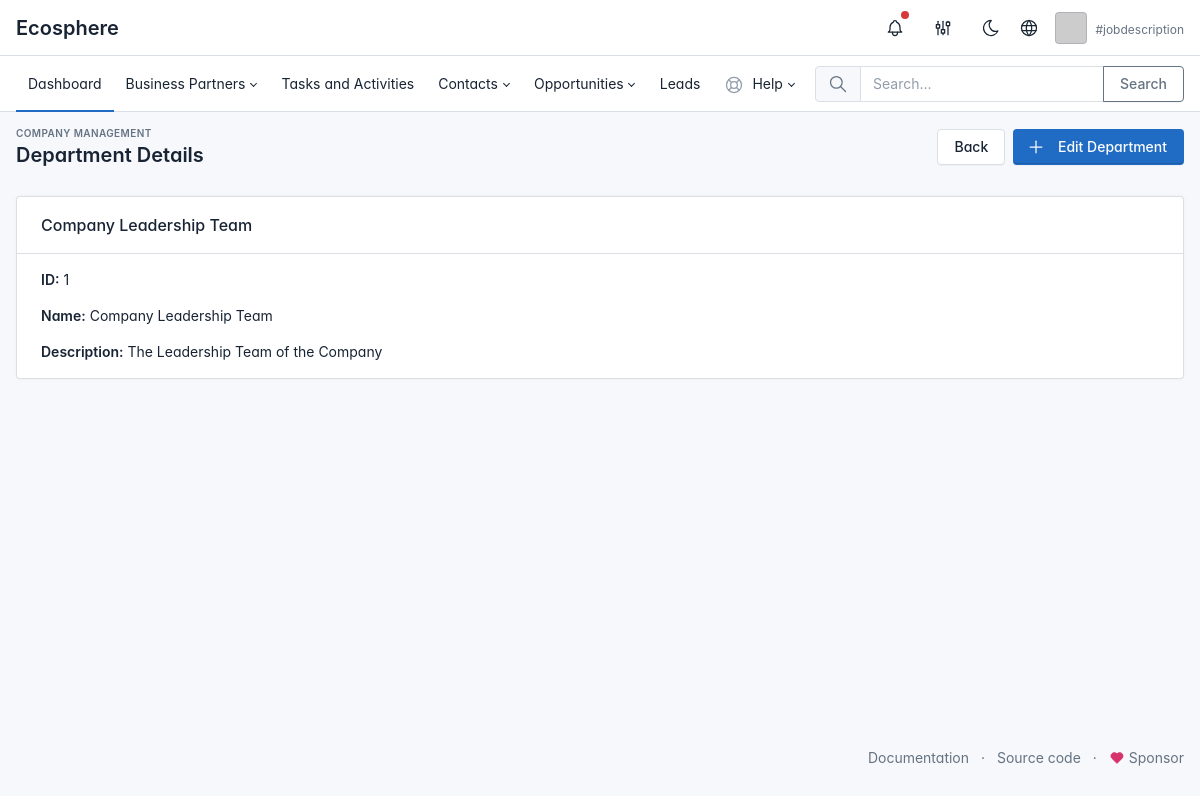
The app's page /en/company/department/1/ with its own data.
### apps/company/models.py (models this page shows, shortened)
class Department(models.Model):
    name = models.CharField(max_length=100)
    description = models.CharField(max_length=100, default='')

### apps/company/views.py (the view)
# urls.py: path('department/<int:pk>/', views.department_detail, name='department_detail'),
def department_detail(request, pk):
    department = get_object_or_404(Department, pk=pk)
    return render(request, 'apps/company/department_detail.html', {'department': department})

### templates/apps/company/department_detail.html (shortened to what this page needs)
{% extends "base.html" %}
{% load static %}
{% block content %}
<div class="page-header d-print-none">
    <div class="container-xl" style="margin-top:-14px;">
        <div class="row g-2 align-items-center">
            <div class="col">
                <div class="page-pretitle">
                    Company Management
                </div>
                <h2 class="page-title">
                    Department Details
                </h2>
            </div>
                <div class="col-auto ms-auto d-print-none">
                    <div class="btn-list">
                        <span class="d-none d-sm-inline">
                            <a class="btn" onclick="window.history.back(); return false;">
                                Back
                            </a>
                        </span>
                        <a href="#" class="btn btn-primary d-none d-sm-inline-block" data-bs-toggle="modal" data-bs-target="#modal-department">
                            <svg xmlns="http://www.w3.org/2000/svg" class="icon" width="24" height="24" viewBox="0 0 24 24" stroke-width="2" stroke="currentColor" fill="none" stroke-linecap="round" stroke-linejoin="round"><path stroke="none" d="M0 0h24v24H0z" fill="none"/><path d="M12 5l0 14" /><path d="M5 12l14 0" /></svg>
                            Edit Department
                        </a>
                    </div>
                </div>
            </div>
        </div>
    </div>
<div class="page-body">
    <div class="container-xl">
    <div class="card">
        <div class="card-header">
            <h3 class="card-title">{{ department.name }}</h3>
        </div>
        <div class="card-body">
            <p><strong>ID:</strong> {{ department.id }}</p>
            <p><strong>Name:</strong> {{ department.name }}</p>
            <p><strong>Description:</strong> {{ department.description }}</p>
        </div>
    </div>
</div>
</div>
{% endblock %}

### templates/base.html (style rules this page uses)
:root { --tblr-font-sans-serif: 'Inter Var', -apple-system, BlinkMacSystemFont, San Francisco, Segoe UI, Roboto, Helvetica Neue, sans-serif; }
body { font-feature-settings: "cv03", "cv04", "cv11"; }

### records on screen
Department: name "Company Leadership Team", id "1", description "The Leadership Team of the Company"
